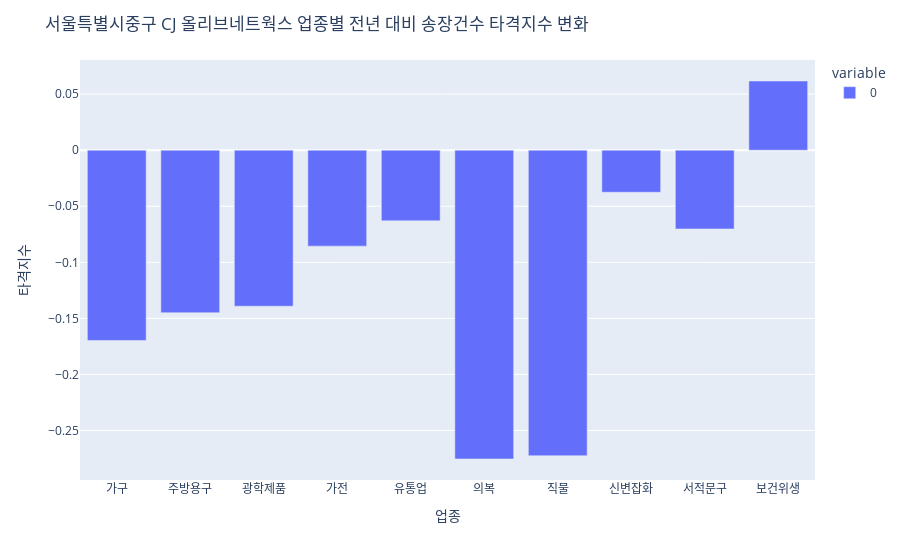
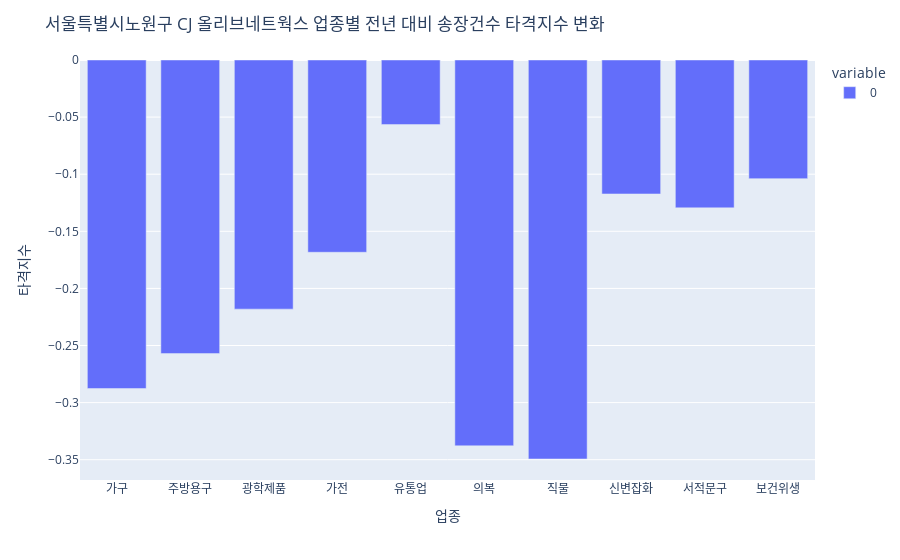
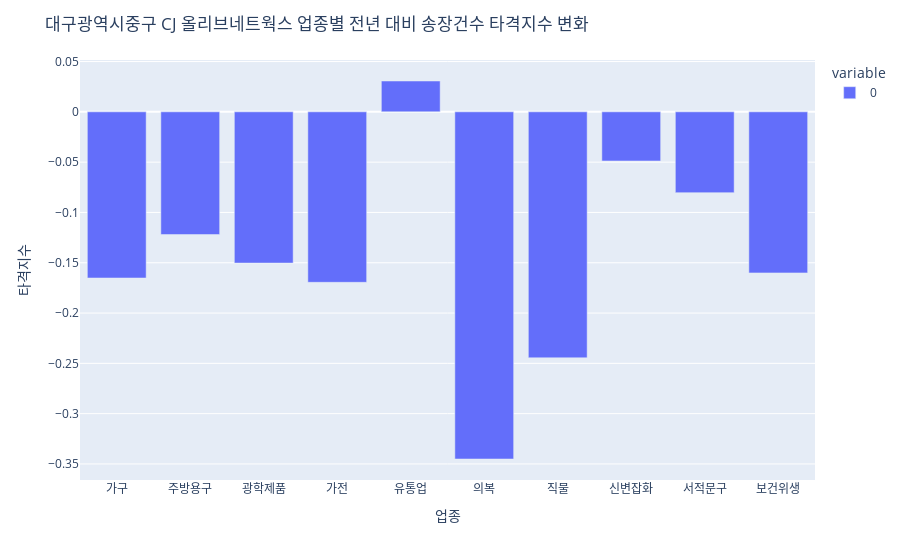
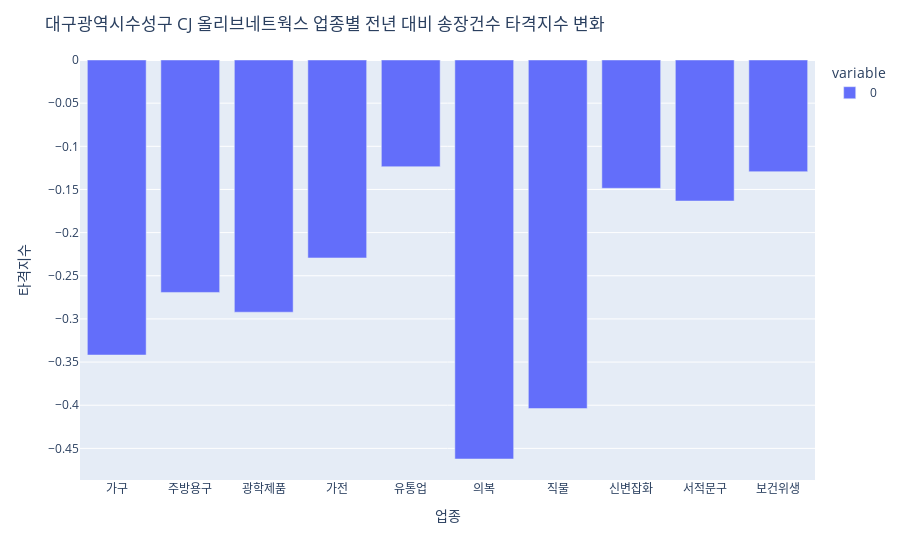

Notebook code cell kept with these figures, in order:
### Code cell
for i in range(2):
    if i==0:
        for j in range(2):
            geo=[]
            for k in range(10):
                cnt=[]
                for l in range(2, 6):
                    try:
                        online2019=on_19.loc[(city_name[i], seoul_gu_name[j], category_name[k], l)]
                        online2020=on_20.loc[(city_name[i], seoul_gu_name[j], category_name[k], l)]
                        print(city_name[i], seoul_gu_name[j], category_name[k], l,"월")
                        cnt_ratio=(online2020['INVC_CONT']-online2019['INVC_CONT'])/online2019['INVC_CONT']
                        cnt_ratio="%.2f" % cnt_ratio
                        cnt.append(cnt_ratio)
                    except:
                        pass
                print(cnt)
                mulScores = 1
                for m in range(len(cnt)):
                    mulScores *= (float(cnt[m])+1)
                geometricMean = pow(mulScores, 1/len(cnt))-1
                geo.append(geometricMean)
            fig=px.bar(geo)
            fig.update_layout(title=dict({"text":city_name[i]+seoul_gu_name[j]+" CJ 올리브네트웍스 업종별 전년 대비 송장건수 타격지수 변화"}))
            fig.update_layout(xaxis=dict({"tickvals":[0,1,2,3,4,5,6,7,8,9,10,11], 
                                 "ticktext":['가구', '주방용구', '광학제품', '가전', '유통업', '의복', '직물', '신변잡화', '서적문구', '보건위생', '요식업소', '음료식품'],
                                 "title":"업종"}))
            fig.update_layout(yaxis=dict({"title":"타격지수"}))
            fig.show()
    else:
        for j in range(2):
            geo=[]
            for k in range(10):
                cnt=[]
                for l in range(2, 6):
                    try:
                        online2019=on_19.loc[(city_name[i], daegu_gu_name[j], category_name[k], l)]
                        online2020=on_20.loc[(city_name[i], daegu_gu_name[j], category_name[k], l)]
                        print(city_name[i], seoul_gu_name[j], category_name[k], l,"월")
                        cnt_ratio=(online2020['INVC_CONT']-online2019['INVC_CONT'])/online2019['INVC_CONT']
                        cnt_ratio="%.2f" % cnt_ratio
                        cnt.append(cnt_ratio)
                    except:
                        pass
                print(cnt)
                mulScores = 1
                for m in range(len(cnt)):
                    mulScores *= (float(cnt[m])+1)
                geometricMean = pow(mulScores, 1/len(cnt))-1
                geo.append(geometricMean)
            fig=px.bar(geo)
            fig.update_layout(title=dict({"text":city_name[i]+daegu_gu_name[j]+" CJ 올리브네트웍스 업종별 전년 대비 송장건수 타격지수 변화"}))
            fig.update_layout(xaxis=dict({"tickvals":[0,1,2,3,4,5,6,7,8,9,10,11], 
                                 "ticktext":['가구', '주방용구', '광학제품', '가전', '유통업', '의복', '직물', '신변잡화', '서적문구', '보건위생', '요식업소', '음료식품'],
                                 "title":"업종"}))
            fig.update_layout(yaxis=dict({"title":"타격지수"}))
            fig.show()

### Figure 1 — Plotly figure (JSON) as saved in the notebook; plotly's stock layout.template omitted (floating-point values rounded to 4 significant figures)
{"data": [{"alignmentgroup": "True", "hovertemplate": "variable=0<br>index=%{x}<br>value=%{y}<extra></extra>", "legendgroup": "0", "marker": {"color": "#636efa"}, "name": "0", "offsetgroup": "0", "orientation": "v", "showlegend": true, "textposition": "auto", "type": "bar", "x": [0, 1, 2, 3, 4, 5, 6, 7, 8, 9], "xaxis": "x", "y": [-0.1697, -0.145, -0.1392, -0.08557, -0.06301, -0.2755, -0.2725, -0.03751, -0.07024, 0.06174], "yaxis": "y"}], "layout": {"barmode": "relative", "legend": {"title": {"text": "variable"}, "tracegroupgap": 0}, "margin": {"t": 60}, "title": {"text": "서울특별시중구 CJ 올리브네트웍스 업종별 전년 대비 송장건수 타격지수 변화"}, "xaxis": {"anchor": "y", "domain": [0, 1], "ticktext": ["가구", "주방용구", "광학제품", "가전", "유통업", "의복", "직물", "신변잡화", "서적문구", "보건위생", "요식업소", "음료식품"], "tickvals": [0, 1, 2, 3, 4, 5, 6, 7, 8, 9, 10, 11], "title": {"text": "업종"}}, "yaxis": {"anchor": "x", "domain": [0, 1], "title": {"text": "타격지수"}}}}

### Figure 2 — Plotly figure (JSON) as saved in the notebook; plotly's stock layout.template omitted (floating-point values rounded to 4 significant figures)
{"data": [{"alignmentgroup": "True", "hovertemplate": "variable=0<br>index=%{x}<br>value=%{y}<extra></extra>", "legendgroup": "0", "marker": {"color": "#636efa"}, "name": "0", "offsetgroup": "0", "orientation": "v", "showlegend": true, "textposition": "auto", "type": "bar", "x": [0, 1, 2, 3, 4, 5, 6, 7, 8, 9], "xaxis": "x", "y": [-0.2877, -0.2571, -0.2181, -0.1684, -0.05656, -0.3378, -0.3494, -0.1173, -0.1295, -0.1039], "yaxis": "y"}], "layout": {"barmode": "relative", "legend": {"title": {"text": "variable"}, "tracegroupgap": 0}, "margin": {"t": 60}, "title": {"text": "서울특별시노원구 CJ 올리브네트웍스 업종별 전년 대비 송장건수 타격지수 변화"}, "xaxis": {"anchor": "y", "domain": [0, 1], "ticktext": ["가구", "주방용구", "광학제품", "가전", "유통업", "의복", "직물", "신변잡화", "서적문구", "보건위생", "요식업소", "음료식품"], "tickvals": [0, 1, 2, 3, 4, 5, 6, 7, 8, 9, 10, 11], "title": {"text": "업종"}}, "yaxis": {"anchor": "x", "domain": [0, 1], "title": {"text": "타격지수"}}}}

### Figure 3 — Plotly figure (JSON) as saved in the notebook; plotly's stock layout.template omitted (floating-point values rounded to 4 significant figures)
{"data": [{"alignmentgroup": "True", "hovertemplate": "variable=0<br>index=%{x}<br>value=%{y}<extra></extra>", "legendgroup": "0", "marker": {"color": "#636efa"}, "name": "0", "offsetgroup": "0", "orientation": "v", "showlegend": true, "textposition": "auto", "type": "bar", "x": [0, 1, 2, 3, 4, 5, 6, 7, 8, 9], "xaxis": "x", "y": [-0.1652, -0.122, -0.1503, -0.1695, 0.03066, -0.3451, -0.2445, -0.04882, -0.0803, -0.1601], "yaxis": "y"}], "layout": {"barmode": "relative", "legend": {"title": {"text": "variable"}, "tracegroupgap": 0}, "margin": {"t": 60}, "title": {"text": "대구광역시중구 CJ 올리브네트웍스 업종별 전년 대비 송장건수 타격지수 변화"}, "xaxis": {"anchor": "y", "domain": [0, 1], "ticktext": ["가구", "주방용구", "광학제품", "가전", "유통업", "의복", "직물", "신변잡화", "서적문구", "보건위생", "요식업소", "음료식품"], "tickvals": [0, 1, 2, 3, 4, 5, 6, 7, 8, 9, 10, 11], "title": {"text": "업종"}}, "yaxis": {"anchor": "x", "domain": [0, 1], "title": {"text": "타격지수"}}}}

### Figure 4 — Plotly figure (JSON) as saved in the notebook; plotly's stock layout.template omitted (floating-point values rounded to 4 significant figures)
{"data": [{"alignmentgroup": "True", "hovertemplate": "variable=0<br>index=%{x}<br>value=%{y}<extra></extra>", "legendgroup": "0", "marker": {"color": "#636efa"}, "name": "0", "offsetgroup": "0", "orientation": "v", "showlegend": true, "textposition": "auto", "type": "bar", "x": [0, 1, 2, 3, 4, 5, 6, 7, 8, 9], "xaxis": "x", "y": [-0.3418, -0.2693, -0.2922, -0.2294, -0.1236, -0.4623, -0.4039, -0.1487, -0.1634, -0.1294], "yaxis": "y"}], "layout": {"barmode": "relative", "legend": {"title": {"text": "variable"}, "tracegroupgap": 0}, "margin": {"t": 60}, "title": {"text": "대구광역시수성구 CJ 올리브네트웍스 업종별 전년 대비 송장건수 타격지수 변화"}, "xaxis": {"anchor": "y", "domain": [0, 1], "ticktext": ["가구", "주방용구", "광학제품", "가전", "유통업", "의복", "직물", "신변잡화", "서적문구", "보건위생", "요식업소", "음료식품"], "tickvals": [0, 1, 2, 3, 4, 5, 6, 7, 8, 9, 10, 11], "title": {"text": "업종"}}, "yaxis": {"anchor": "x", "domain": [0, 1], "title": {"text": "타격지수"}}}}
